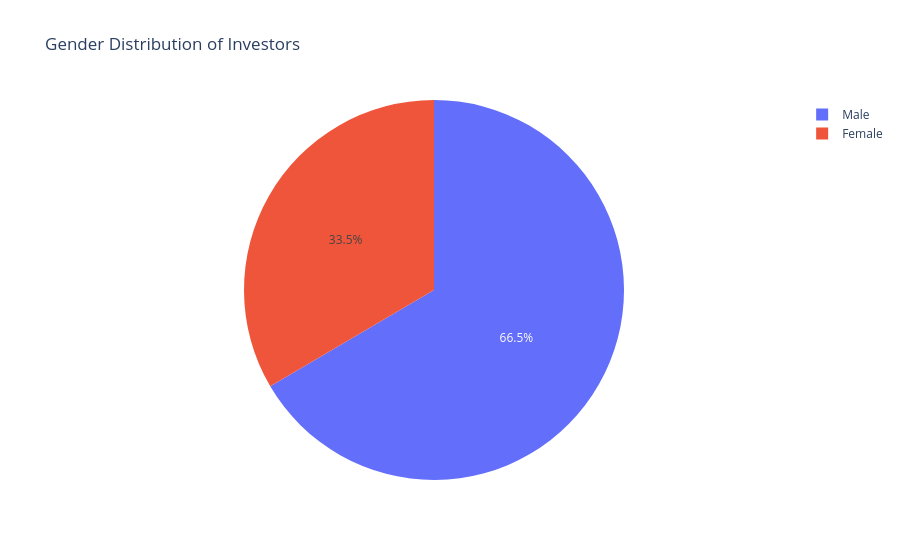

The code cell stored with this chart in its notebook:
### Code cell
gender_counts = investor_df["gender"].value_counts()

fig = px.pie(
    values=gender_counts.values,
    names=gender_counts.index,
    title="Gender Distribution of Investors"
)

fig.show()

### Figure 1 — Plotly figure (JSON) as saved in the notebook; plotly's stock layout.template omitted (floating-point values rounded to 4 significant figures)
{"data": [{"domain": {"x": [0, 1], "y": [0, 1]}, "hovertemplate": "label=%{label}<br>value=%{value}<extra></extra>", "labels": ["Male", "Female"], "legendgroup": "", "name": "", "showlegend": true, "type": "pie", "values": [21809, 10969]}], "layout": {"autosize": true, "legend": {"tracegroupgap": 0}, "title": {"text": "Gender Distribution of Investors"}}}
